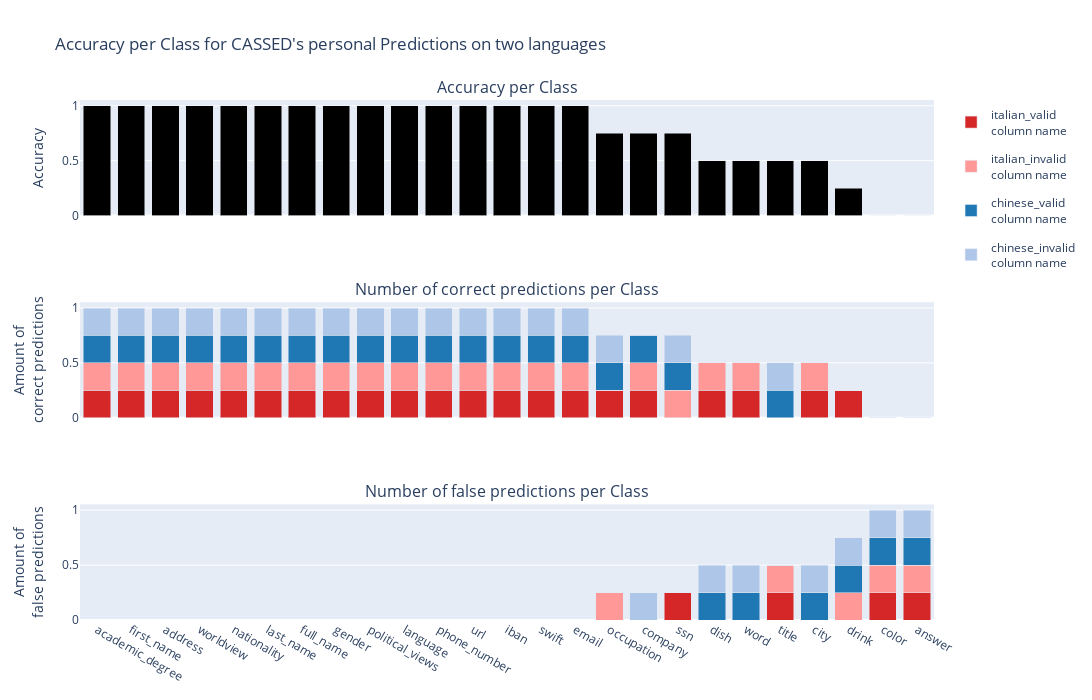
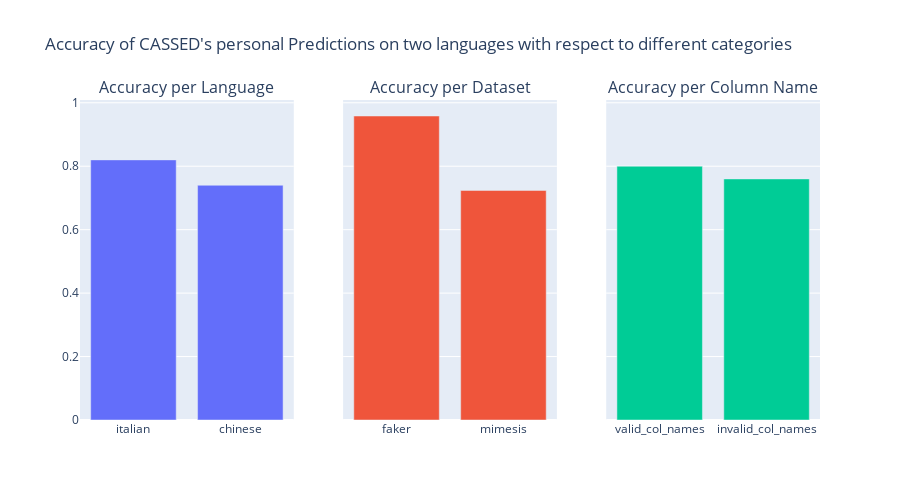

Notebook code for these charts, in order:
### Code cell
create_analysis_plot(results_df_test_lan, dataset="two languages")

### Figure 1 — Plotly figure (JSON) as saved in the notebook; plotly's stock layout.template omitted (floating-point values rounded to 4 significant figures)
{"data": [{"marker": {"color": "black"}, "showlegend": false, "type": "bar", "x": ["academic_degree", "first_name", "address", "worldview", "nationality", "last_name", "full_name", "gender", "political_views", "language", "phone_number", "url", "iban", "swift", "email", "occupation", "company", "ssn", "dish", "word", "title", "city", "drink", "color", "answer"], "y": [1, 1, 1, 1, 1, 1, 1, 1, 1, 1, 1, 1, 1, 1, 1, 0.75, 0.75, 0.75, 0.5, 0.5, 0.5, 0.5, 0.25, 0, 0]}, {"legendgroup": "0", "marker": {"color": "#d62728"}, "name": "italian_valid<br>column name", "showlegend": true, "type": "bar", "x": ["academic_degree", "address", "worldview", "color", "dish", "nationality", "full_name", "occupation", "first_name", "title", "last_name", "city", "company", "language", "answer", "political_views", "word", "drink", "gender", "phone_number", "url", "iban", "ssn", "swift", "email"], "xaxis": "x2", "y": [0.25, 0.25, 0.25, 0, 0.25, 0.25, 0.25, 0.25, 0.25, 0, 0.25, 0.25, 0.25, 0.25, 0, 0.25, 0.25, 0.25, 0.25, 0.25, 0.25, 0.25, 0, 0.25, 0.25], "yaxis": "y2"}, {"legendgroup": "1", "marker": {"color": "#ff9896"}, "name": "italian_invalid<br>column name", "showlegend": true, "type": "bar", "x": ["academic_degree", "address", "worldview", "color", "dish", "nationality", "full_name", "occupation", "first_name", "title", "last_name", "city", "company", "language", "answer", "political_views", "word", "drink", "gender", "phone_number", "url", "iban", "ssn", "swift", "email"], "xaxis": "x2", "y": [0.25, 0.25, 0.25, 0, 0.25, 0.25, 0.25, 0, 0.25, 0, 0.25, 0.25, 0.25, 0.25, 0, 0.25, 0.25, 0, 0.25, 0.25, 0.25, 0.25, 0.25, 0.25, 0.25], "yaxis": "y2"}, {"legendgroup": "2", "marker": {"color": "#1f77b4"}, "name": "chinese_valid<br>column name", "showlegend": true, "type": "bar", "x": ["occupation", "first_name", "worldview", "company", "color", "word", "last_name", "drink", "gender", "nationality", "political_views", "dish", "academic_degree", "answer", "city", "title", "address", "full_name", "language", "url", "phone_number", "iban", "ssn", "swift", "email"], "xaxis": "x2", "y": [0.25, 0.25, 0.25, 0.25, 0, 0, 0.25, 0, 0.25, 0.25, 0.25, 0, 0.25, 0, 0, 0.25, 0.25, 0.25, 0.25, 0.25, 0.25, 0.25, 0.25, 0.25, 0.25], "yaxis": "y2"}, {"legendgroup": "3", "marker": {"color": "#aec7e8"}, "name": "chinese_invalid<br>column name", "showlegend": true, "type": "bar", "x": ["occupation", "first_name", "worldview", "company", "color", "word", "last_name", "drink", "gender", "nationality", "political_views", "dish", "academic_degree", "answer", "city", "title", "address", "full_name", "language", "url", "phone_number", "iban", "ssn", "swift", "email"], "xaxis": "x2", "y": [0.25, 0.25, 0.25, 0, 0, 0, 0.25, 0, 0.25, 0.25, 0.25, 0, 0.25, 0, 0, 0.25, 0.25, 0.25, 0.25, 0.25, 0.25, 0.25, 0.25, 0.25, 0.25], "yaxis": "y2"}, {"legendgroup": "0", "marker": {"color": "#d62728"}, "name": "italian_valid<br>column name", "showlegend": false, "type": "bar", "x": ["academic_degree", "address", "worldview", "color", "dish", "nationality", "full_name", "occupation", "first_name", "title", "last_name", "city", "company", "language", "answer", "political_views", "word", "drink", "gender", "phone_number", "url", "iban", "ssn", "swift", "email"], "xaxis": "x3", "y": [0, 0, 0, 0.25, 0, 0, 0, 0, 0, 0.25, 0, 0, 0, 0, 0.25, 0, 0, 0, 0, 0, 0, 0, 0.25, 0, 0], "yaxis": "y3"}, {"legendgroup": "1", "marker": {"color": "#ff9896"}, "name": "italian_invalid<br>column name", "showlegend": false, "type": "bar", "x": ["academic_degree", "address", "worldview", "color", "dish", "nationality", "full_name", "occupation", "first_name", "title", "last_name", "city", "company", "language", "answer", "political_views", "word", "drink", "gender", "phone_number", "url", "iban", "ssn", "swift", "email"], "xaxis": "x3", "y": [0, 0, 0, 0.25, 0, 0, 0, 0.25, 0, 0.25, 0, 0, 0, 0, 0.25, 0, 0, 0.25, 0, 0, 0, 0, 0, 0, 0], "yaxis": "y3"}, {"legendgroup": "2", "marker": {"color": "#1f77b4"}, "name": "chinese_valid<br>column name", "showlegend": false, "type": "bar", "x": ["occupation", "first_name", "worldview", "company", "color", "word", "last_name", "drink", "gender", "nationality", "political_views", "dish", "academic_degree", "answer", "city", "title", "address", "full_name", "language", "url", "phone_number", "iban", "ssn", "swift", "email"], "xaxis": "x3", "y": [0, 0, 0, 0, 0.25, 0.25, 0, 0.25, 0, 0, 0, 0.25, 0, 0.25, 0.25, 0, 0, 0, 0, 0, 0, 0, 0, 0, 0], "yaxis": "y3"}, {"legendgroup": "3", "marker": {"color": "#aec7e8"}, "name": "chinese_invalid<br>column name", "showlegend": false, "type": "bar", "x": ["occupation", "first_name", "worldview", "company", "color", "word", "last_name", "drink", "gender", "nationality", "political_views", "dish", "academic_degree", "answer", "city", "title", "address", "full_name", "language", "url", "phone_number", "iban", "ssn", "swift", "email"], "xaxis": "x3", "y": [0, 0, 0, 0.25, 0.25, 0.25, 0, 0.25, 0, 0, 0, 0.25, 0, 0.25, 0.25, 0, 0, 0, 0, 0, 0, 0, 0, 0, 0], "yaxis": "y3"}], "layout": {"annotations": [{"font": {"size": 16}, "showarrow": false, "text": "Accuracy per Class", "x": 0.5, "xanchor": "center", "xref": "paper", "y": 1, "yanchor": "bottom", "yref": "paper"}, {"font": {"size": 16}, "showarrow": false, "text": "Number of correct predictions per Class", "x": 0.5, "xanchor": "center", "xref": "paper", "y": 0.6111, "yanchor": "bottom", "yref": "paper"}, {"font": {"size": 16}, "showarrow": false, "text": "Number of false predictions per Class", "x": 0.5, "xanchor": "center", "xref": "paper", "y": 0.2222, "yanchor": "bottom", "yref": "paper"}], "barmode": "stack", "height": 700, "title": {"text": "Accuracy per Class for CASSED's personal Predictions on two languages"}, "width": 1500, "xaxis": {"anchor": "y", "domain": [0, 1], "matches": "x3", "showticklabels": false}, "xaxis2": {"anchor": "y2", "domain": [0, 1], "matches": "x3", "showticklabels": false}, "xaxis3": {"anchor": "y3", "domain": [0, 1]}, "yaxis": {"anchor": "x", "domain": [0.7778, 1], "title": {"text": "Accuracy"}}, "yaxis2": {"anchor": "x2", "domain": [0.3889, 0.6111], "title": {"text": "Amount of<br>correct predictions"}}, "yaxis3": {"anchor": "x3", "domain": [0, 0.2222], "title": {"text": "Amount of<br>false predictions"}}}}

### Figure 2 — Plotly figure (JSON) as saved in the notebook; plotly's stock layout.template omitted (floating-point values rounded to 4 significant figures)
{"data": [{"showlegend": false, "type": "bar", "x": ["italian", "chinese"], "xaxis": "x", "y": [0.82, 0.74], "yaxis": "y"}, {"showlegend": false, "type": "bar", "x": ["faker", "mimesis"], "xaxis": "x2", "y": [0.9583, 0.7237], "yaxis": "y2"}, {"showlegend": false, "type": "bar", "x": ["valid_col_names", "invalid_col_names"], "xaxis": "x3", "y": [0.8, 0.76], "yaxis": "y3"}], "layout": {"annotations": [{"font": {"size": 16}, "showarrow": false, "text": "Accuracy per Language", "x": 0.1444, "xanchor": "center", "xref": "paper", "y": 1, "yanchor": "bottom", "yref": "paper"}, {"font": {"size": 16}, "showarrow": false, "text": "Accuracy per Dataset", "x": 0.5, "xanchor": "center", "xref": "paper", "y": 1, "yanchor": "bottom", "yref": "paper"}, {"font": {"size": 16}, "showarrow": false, "text": "Accuracy per Column Name", "x": 0.8556, "xanchor": "center", "xref": "paper", "y": 1, "yanchor": "bottom", "yref": "paper"}], "height": 500, "title": {"text": "Accuracy of CASSED's personal Predictions on two languages with respect to different categories"}, "width": 900, "xaxis": {"anchor": "y", "domain": [0, 0.2889]}, "xaxis2": {"anchor": "y2", "domain": [0.3556, 0.6444]}, "xaxis3": {"anchor": "y3", "domain": [0.7111, 1]}, "yaxis": {"anchor": "x", "domain": [0, 1]}, "yaxis2": {"anchor": "x2", "domain": [0, 1], "matches": "y", "showticklabels": false}, "yaxis3": {"anchor": "x3", "domain": [0, 1], "matches": "y", "showticklabels": false}}}
